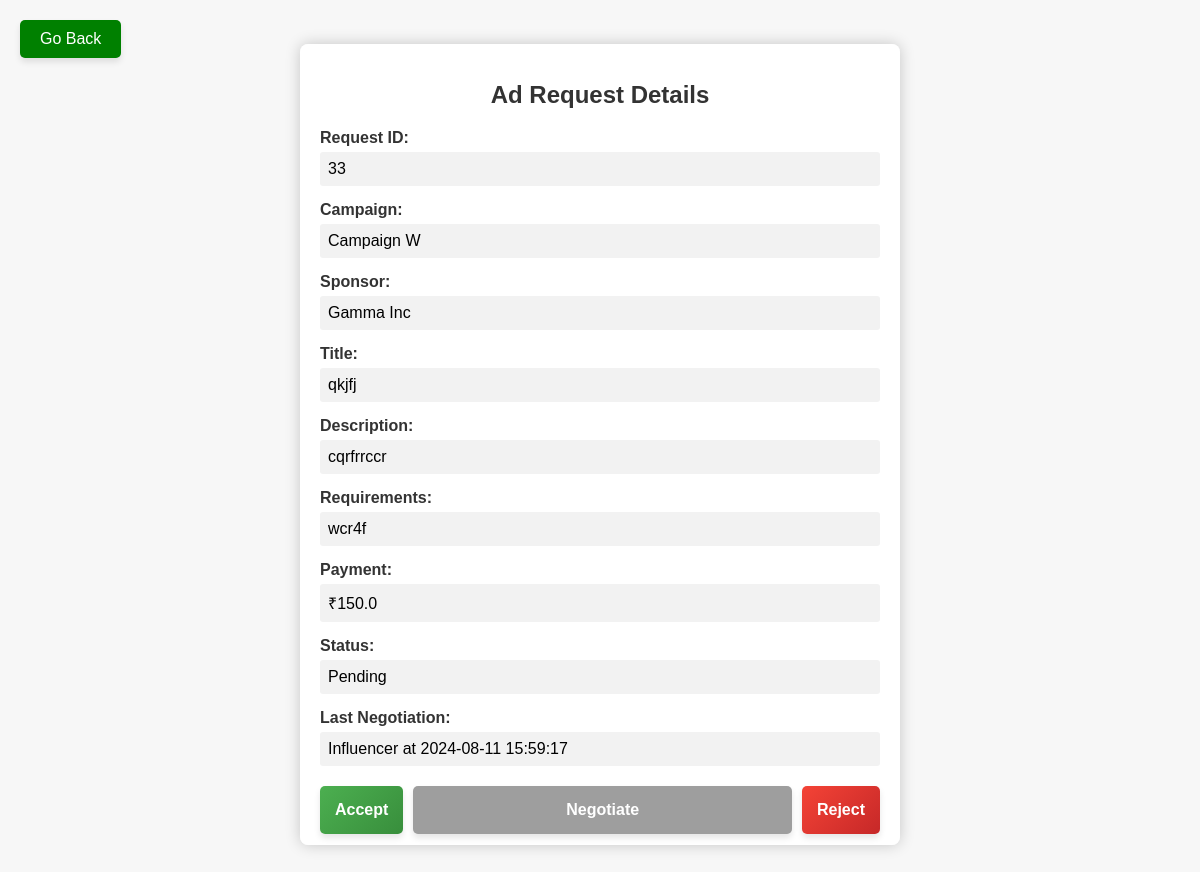
The page /influencer/ad_req/view/5/33 (signed in) on the database its author committed.
### application/models.py (models this page shows)
class AdRequest(db.Model):
    __tablename__ = 'AdRequest'
    RequestID = db.Column(db.Integer, primary_key=True)
    Title = db.Column(db.String(255), nullable=False, unique=True)
    Description = db.Column(db.Text)
    Requirements = db.Column(db.Text)
    Payment = db.Column(db.Float)
    CampaignID = db.Column(db.Integer, db.ForeignKey('campaign.CampaignID', ondelete='CASCADE'), nullable=False)
    Status = db.Column(db.String(10), default='Pending', nullable=False)
    campaign = db.relationship('Campaign', back_populates='ad_requests')
    ad_negotiations = db.relationship('AdNegotiation', back_populates='ad_request', cascade='all, delete-orphan')
    __table_args__=(
        db.CheckConstraint("Status IN ('Pending', 'Accepted','Closed')", name='check_status'),
    )

class Campaign(db.Model):
    CampaignID = db.Column(db.Integer, primary_key=True, autoincrement=True)
    Name = db.Column(db.String(255), nullable=False)
    Description = db.Column(db.Text)
    StartDate = db.Column(db.Date)
    EndDate = db.Column(db.Date)
    SponsorID = db.Column(db.Integer, db.ForeignKey('sponsor.SponsorID'), nullable=False)
    InfluencerID = db.Column(db.Integer, db.ForeignKey('influencer.InfluencerID'))
    Budget = db.Column(db.Float)
    Goal = db.Column(db.Text)
    Outreach = db.Column(db.Integer)
    Visibility = db.Column(db.Enum('Public', 'Private'))
    Flagged = db.Column(db.Integer,nullable=False,default=0)
    sponsor = db.relationship('Sponsor', back_populates='campaigns')
    influencer = db.relationship('Influencer', back_populates='campaigns')
    ad_requests = db.relationship('AdRequest', back_populates='campaign', cascade='all, delete-orphan')

class Sponsor(db.Model):
    SponsorID = db.Column(db.Integer, primary_key=True, autoincrement=True)
    Name = db.Column(db.String(255), nullable=False)
    Password = db.Column(db.String(255), nullable=False)
    JoiningDate = db.Column(db.Date)
    Brand = db.Column(db.String(255))
    Industry = db.Column(db.String(255))
    Email = db.Column(db.String(255), nullable=False)
    PhoneNo = db.Column(db.String(255), nullable=False)
    BrandDescription = db.Column(db.String(255))
    Address = db.Column(db.String(255))
    Website = db.Column(db.String(255))
    Flagged = db.Column(db.Integer,nullable=False,default=0)
    ProfilePicLink=db.Column(db.String(255))
    campaigns = db.relationship('Campaign', back_populates='sponsor', cascade='all, delete-orphan')

class AdNegotiation(db.Model):
    __tablename__ = 'AdNegotiation'
    RequestID = db.Column(db.Integer, db.ForeignKey('AdRequest.RequestID'), primary_key=True)
    InfluencerID = db.Column(db.Integer, db.ForeignKey('influencer.InfluencerID'), primary_key=True)
    Current_Negotiation = db.Column(db.Float, nullable=False)
    Sender = db.Column(db.String, nullable=False)
    Time = db.Column(db.DateTime, nullable=False)
    Status=db.Column(db.String,nullable=False)
    ad_request = db.relationship('AdRequest', back_populates='ad_negotiations')
    influencer = db.relationship('Influencer', back_populates='ad_negotiations')
    __table_args__ = (
        db.PrimaryKeyConstraint('RequestID', 'InfluencerID'),
        db.CheckConstraint("Sender IN ('Influencer', 'Sponsor')", name='check_sender'),
        db.CheckConstraint("Status IN ('Open','Accepted','Rejected','Closed')",name='check_status'),
    )

### application/adreq_controllers.py (the view)
@app.route('/influencer/ad_req/view/<int:influencer_ID>/<adreq_ID>',methods=['GET'])
@login_required(role='influencer')
def influencer_view_requests(influencer_ID,adreq_ID):
    ad_req=db.session.query(AdNegotiation).filter(AdNegotiation.InfluencerID==influencer_ID,AdNegotiation.RequestID==adreq_ID).one()
    ad=ad_req.ad_request
    return render_template('Ad_inf_view.html',ad_request=ad,influencer_ID=influencer_ID,ad=ad_req)

### application/home_controllers.py (called while the page is built)
def login_required(role=None):
    def decorator(f):
        @wraps(f)
        def decorated_function(*args, **kwargs):
            if 'user_id' not in session:
                flash('You need to log in to access this page.')
                return redirect(url_for('login'))
            user_id = None
            if role == 'influencer':
                user_id = kwargs.get('influencer_ID')
            elif role == 'sponsor':
                user_id = kwargs.get('sponsor_ID')
            elif role == 'admin':
                user_id = kwargs.get('admin_ID')
            if role and (session.get('user_type') != role or session.get('user_id') != user_id):
                abort(403)
            return f(*args, **kwargs)
        return decorated_function
    return decorator

### Templates/Ad_inf_view.html (shortened to what this page needs)
<!DOCTYPE html>
<html lang="en">
<head>
</head>
<body>
    <a href="javascript:history.back()" onclick="return confirm('Leave without saving?');" class="go-back">Go Back</a>
    <div class="container">
        <h1>Ad Request Details</h1>
        <div class="field">
            <label>Request ID:</label>
            <p>{{ ad_request.RequestID }}</p>
        </div>
        <div class="field">
            <label>Campaign:</label>
            <p>{{ ad_request.campaign.Name }}</p>
        </div>
        <div class="field">
            <label>Sponsor:</label>
            <p>{{ ad_request.campaign.sponsor.Name }}</p>
        </div>
        <div class="field">
            <label>Title:</label>
            <p>{{ ad_request.Title }}</p>
        </div>
        <div class="field">
            <label>Description:</label>
            <p>{{ ad_request.Description }}</p>
        </div>
        <div class="field">
            <label>Requirements:</label>
            <p>{{ ad_request.Requirements }}</p>
        </div>
        <div class="field">
            <label>Payment:</label>
            <p>₹{{ ad.Current_Negotiation }}</p>
        </div>
        <div class="field">
            <label>Status:</label>
            <p>{{ ad_request.Status }}</p>
        </div>
        <div class="field">
            <label>Last Negotiation:</label>
            <p>{{ ad.Sender }} at {{ ad.Time.replace(microsecond=0) }}</p>
        </div>
        <div class="actions">
            <form action="/ad_request/influencer_accept/{{ influencer_ID }}/{{ ad_request.RequestID }}" method="post">
                <button type="submit" class="button accept" onclick="return confirm('Are you sure you want to accept this ad request?');">Accept</button>
            </form>
            <a href="/ad_request/influencer_negotiate/{{ influencer_ID }}/{{ ad_request.RequestID }}" class="button negotiate {% if ad.Sender != 'Sponsor' %} immutable {% endif %}">Negotiate</a>
            <form action="/ad_request/influencer_reject/{{ influencer_ID }}/{{ ad_request.RequestID }}" method="post">
                <button type="submit" class="button reject" onclick="return confirm('Are you sure you want to reject this ad request?');">Reject</button>
            </form>
        </div>
    </div>
</body>
</html>

### Templates/Ad_inf_view.html (style rules this page uses)
body { font-family: Arial, sans-serif; margin: 0; padding: 0; background-color: #f7f7f7; display: flex; justify-content: center; align-items: center; height: 100vh; position: relative; overflow: hidden; }
.container { width: 90%; max-width: 600px; max-height: 90vh; background-color: #ffffff; padding: 20px; border-radius: 8px; box-shadow: 0 0 15px rgba(0, 0, 0, 0.2); overflow: auto; box-sizing: border-box; position: relative; }
h1 { text-align: center; color: #333; margin-bottom: 20px; font-size: 24px; }
.field { margin-bottom: 15px; }
.field label { display: block; font-weight: bold; margin-bottom: 5px; color: #333; }
.field p { margin: 0; padding: 8px; background-color: #f2f2f2; border-radius: 3px; }
.actions { display: flex; justify-content: space-between; gap: 10px; margin-top: 20px; }
.button { flex: 1; padding: 15px; border: none; border-radius: 5px; cursor: pointer; text-decoration: none; color: white; text-align: center; font-size: 16px; font-weight: bold; transition: all 0.3s ease; box-shadow: 0 4px 6px rgba(0, 0, 0, 0.1); }
.accept { background: linear-gradient(135deg, #4caf50, #388e3c); }
.negotiate { background: linear-gradient(135deg, #ff9800, #f57c00); }
.reject { background: linear-gradient(135deg, #f44336, #c62828); }
.immutable { background: #9e9e9e; pointer-events: none; }
.go-back { position: absolute; top: 20px; left: 20px; padding: 10px 20px; background-color: green; color: white; border-radius: 5px; text-decoration: none; transition: background-color 0.3s ease, box-shadow 0.3s ease; box-shadow: 0 4px 6px rgba(0, 0, 0, 0.1); }

### rows shown on the page
AdRequest: RequestID "33", Title "qkjfj", Description "cqrfrrccr", Requirements "wcr4f", Status "Pending"
Campaign: campaign.Name "Campaign W"
Sponsor: campaign.sponsor.Name "Gamma Inc"
AdNegotiation: Current_Negotiation "150.0", Sender "Influencer", Time.replace "2024-08-11 15:59:17"
